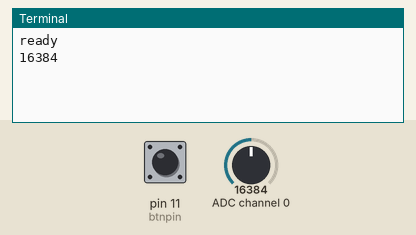
Simulated run of this program. Board: Raspberry Pi (header pin numbers). On the bench: the last lines printed to the terminal. The inputs (shaded band) are chosen by the test bench; at power-on: pin 11 (btnpin) HIGH, ADC channel 0 = 16384 (analog values on the 0–32767 scale). The clock reads 2024-03-15 10:24:30 at power-on unless the program sets it; databases and web services accept everything at once and return nothing.

Above: at 1.2 s.
1.3 s: pin 11 (btnpin) pulled LOW for 2.35 s
At 1.9 s:
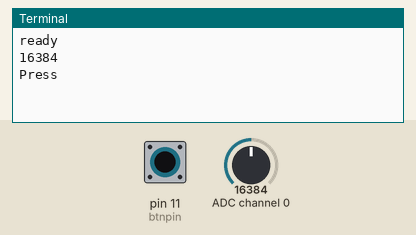
5.1 s: ADC channel 0 set to 22936
At 7.2 s:
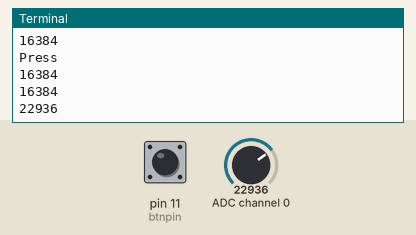
7.8 s: ADC channel 0 set to 25327
At 9.0 s:
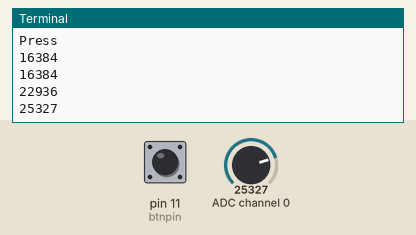
Timing chart, 0 to 10.8 s (numbered marks = the images above; inputs shaded):
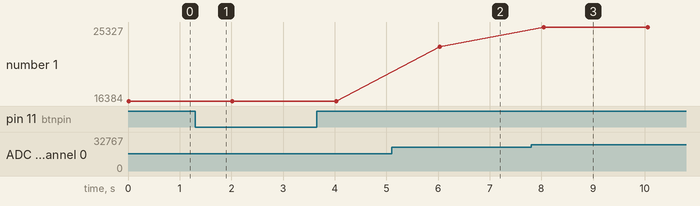

The program:

minilab.py
```python
import Adafruit_ADS1x15

from luma.led_matrix.device import max7219
from luma.core.interface.serial import spi, noop
from luma.core.virtual import viewport, sevensegment

import time
import datetime
import gspread
from oauth2client.service_account import ServiceAccountCredentials


SheetName = "Data logger online"
GSheet_OAUTH_JSON = "dark-mark-345606-fd993ed0e64b.json"
scope = ["https://spreadsheets.google.com/feeds","https://www.googleapis.com/auth/drive"]

credentials = ServiceAccountCredentials.from_json_keyfile_name(GSheet_OAUTH_JSON, scope)
client = gspread.authorize(credentials)
worksheet = client.open(SheetName).sheet1


import RPi.GPIO as GPIO
btnpin=11
GPIO.setwarnings(False)
GPIO.setmode(GPIO.BOARD)

worksheet.clear()
print("ready")
row = ["Time","Value","Status"]
index = 1
text = ""
worksheet.insert_row(row,index)

adc =Adafruit_ADS1x15.ADS1115()
GAIN=1

GPIO.setup(btnpin,GPIO.IN,pull_up_down=GPIO.PUD_UP)
def button_press(channel):
    print("Press")
    worksheet.clear()
    worksheet.insert_row(row,index)

GPIO.add_event_detect(btnpin,GPIO.FALLING,callback=button_press,bouncetime = 1)


while True :
    value =adc.read_adc(0,gain=GAIN)
    if value < 0 :
        value = 0
    print(value)
    if value < 10000 :
        text = "Low"
    elif value > 25000 :
        text = "High"
    else:
        text = "Medium"
    now = datetime.datetime.now()
    timestamp = now.strftime("%H:%M:%S")
    try:
        worksheet.append_row([timestamp, value,text])
    except Exception as ex:
        print("Google sheet login failed with error:",ex)
    time.sleep(2)
```

Measured:
- after the input at 1.3 s, the terminal: prints a new line at once (image 1)
- after the input at 5.1 s, the terminal: prints a new line after 0.94 s (image 2)
- after the input at 7.8 s, the terminal: prints a new line after 0.25 s (image 3)
- plotted number 1: 16384 → 22936 after the input at 5.1 s, 22936 → 25327 after the input at 7.8 s
